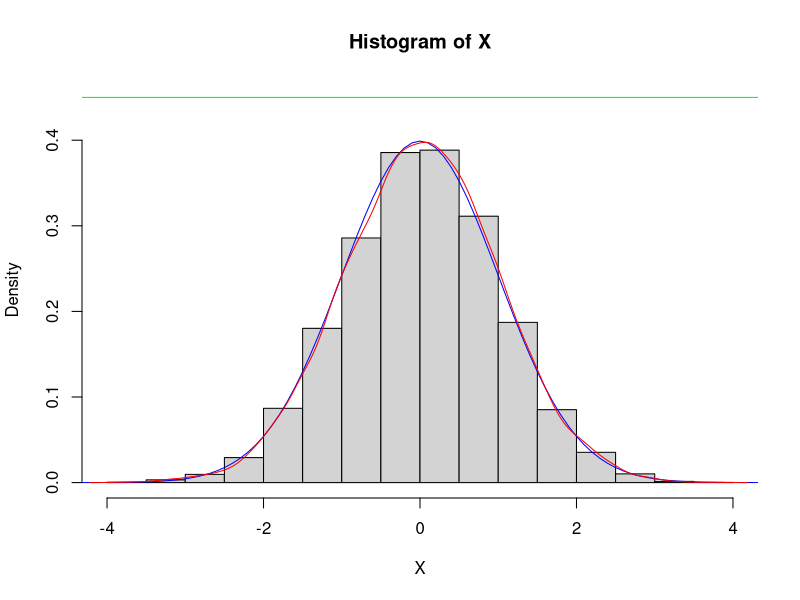

Source code (R):
# Rejection method for sampling from a target disribution
# Envelope function: Uniform
# Author: Cleiton Moya de Almeida

# Clear the plots, environment and console
graphics.off()
rm(list = ls())
cat("\014")

set.seed(42)

# g:    target function  (R function) (does not need to be normalized)
# k:    constant that envelopes the target function
# xmin: lower support of the target function
# xmax: upper support of the target function
# n:    number of samples
g <- function(x) dnorm(x)
k <- 0.45
n <- 10000
xmin <- -5
xmax <- 5

# Auxiliary variables
nit <- 0  # number of iterations
na <- 0   # number accepted observations
X <- NULL # accepted observations vector

while(na < n){

    x <- runif(1, min=xmin, max=xmax)
    u <- runif(1) # u ~ Unif(0,1)

    w <- g(x)/k

    if (u <= w){
        X <- c(X, x)
        na <- na + 1
    }
    nit <- nit + 1
}

ar <- n/nit # acceptance ratio


#####
# Results

print(noquote(sprintf("Accepance ratio: %.2f", ar)))

x_ <- seq(xmin,xmax,0.1)
hist(X, freq=FALSE, ylim=c(0,k))          # sampled observations
lines(x_, rep(k,length(x_)), col="green") # envelope function
lines(x_, sapply(x_, g),col="blue")       # target function
lines(density(X), col="red")              # estimated density
